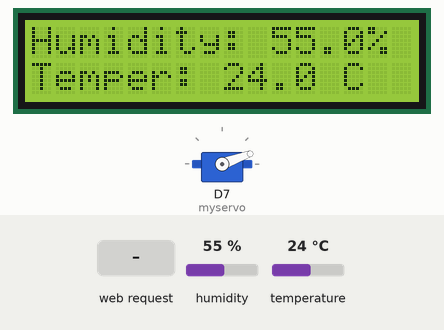
Recording of a sketch running on a simulated ESP8266 (Wemos D1 mini). Shown: 16×2 character LCD, servo. The test bench sets the inputs (shaded band); at power-on: temperature 24 °C, humidity 55 %. WiFi joins after 1.5 s; servers stay silent unless stated; what the sketch prints to the serial monitor is not drawn.

Above: at 19.8 s.
19.9 s: HTTP request GET /openwindow received
At 32.3 s:
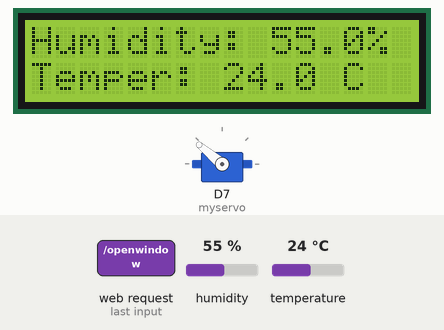
35.8 s: temperature set to 0 °C
At 47.1 s:
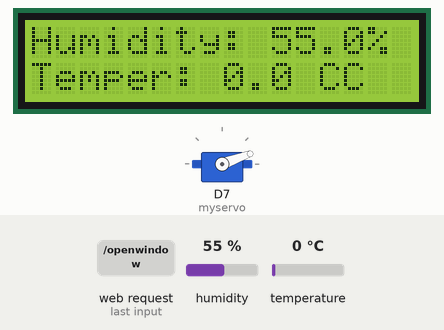
47.8 s: humidity set to 22 %
At 59.5 s:
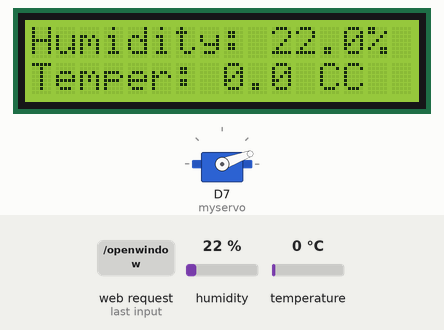
59.9 s: temperature set to 28 °C
At 70.8 s:
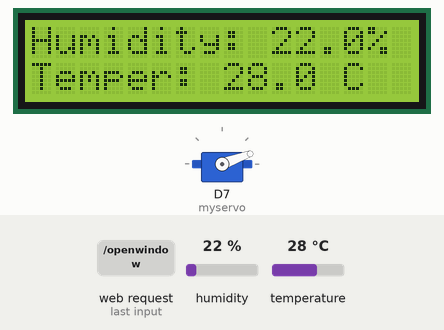
72.0 s: temperature set to 31 °C
At 83.3 s:
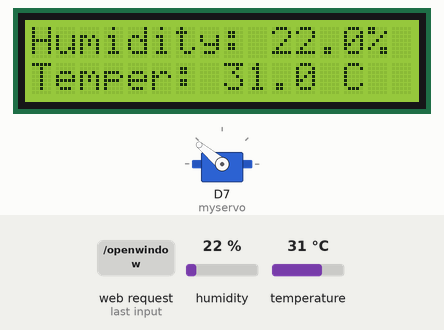
Timing chart, 0 to 84.8 s (numbered marks = the images above; inputs shaded):
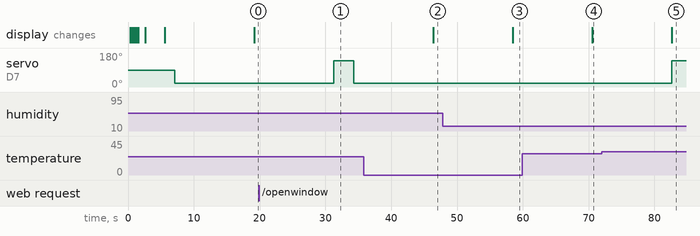

Measured:
- the behaviour switches between 29 and 30 °C on temperature (found by bisection; images 4 and 5)
- after the input at 19.9 s, servo on D7 (myservo): 20° → 140° after 11.4 s, → 20° 3.0 s later
- after the input at 35.8 s, the display: changes after 10.6 s (image 2)
- after the input at 47.8 s, the display: changes after 10.7 s (image 3)
- after the input at 59.9 s, the display: changes after 10.7 s (image 4)
- after the input at 72.0 s, servo on D7 (myservo): 20° → 140° after 10.7 s; the display: changes after 10.7 s (image 5)

The sketch:

D1miniweb.ino
```cpp
// 開發版選Wemos D1 R1
//溫溼度感測器相關
// 你可能需要安裝下列的函式庫 Arduino libraries:
// - DHT Sensor Library: https://github.com/adafruit/DHT-sensor-library
// - Adafruit Unified Sensor Lib: https://github.com/adafruit/Adafruit_Sensor
#include "DHT.h"

#define DHTPIN D6 // D1 mini的接口請接D6

//切換你的溫溼度感應模組
#define DHTTYPE DHT11 // DHT 11
//#define DHTTYPE DHT22

DHT dht(DHTPIN, DHTTYPE);
float h,t,f,hif,hic ;//設在這邊當全域變數

//溫溼度感測器結束
//伺服馬達相關
  #include <Servo.h>
  Servo myservo;  // create servo object to control a servo
  int windowstate;//窗戶開關狀態 0是關 1是開
//伺服馬達結束
//LED字幕相關
#include <Wire.h> // Arduino IDE 內建
// LCD I2C Library，從這裡可以下載：
// https://bitbucket.org/fmalpartida/new-liquidcrystal/downloads
#include <LiquidCrystal_I2C.h>

// Set the pins on the I2C chip used for LCD connections:
// addr, en,rw,rs,d4,d5,d6,d7,bl,blpol
LiquidCrystal_I2C lcd(0x27, 2, 1, 0, 4, 5, 6, 7, 3, POSITIVE); // 設定 LCD I2C 位址
//LED字幕結束

#include <ESP8266WiFi.h>
#include <ESP8266WebServer.h>

const char* ssid = "ASUS_iot_2G";
const char* password = "1121314151";

ESP8266WebServer server(80);


void homepage() {
  server.send(200, "text/html",  SendHTML(windowstate));
  Serial.println("同學開啟了網頁");
}

void setup(void) {
  //初始化串口
 Serial.begin(9600);
 Serial.println(F("DHTxx test!"));
 dht.begin();

 lcd.begin(16, 2); // 初始化 LCD，一行 16 的字元，共 2 行，預設開啟背光

// 閃爍三次
 for(int i = 0; i < 3; i++) {
  lcd.backlight(); // 開啟背光
  delay(250);
  lcd.noBacklight(); // 關閉背光
  delay(250);
 }
 lcd.backlight();

// 輸出初始化文字
 lcd.setCursor(0, 0); // 設定游標位置在第一行行首
 lcd.print("Hello, world!");
 delay(1000);
 lcd.setCursor(0, 1); // 設定游標位置在第二行行首
 lcd.print("davidou.org");
 delay(3000);

 lcd.clear();
 lcd.setCursor(0, 0);
 lcd.print("System boot");
 lcd.setCursor(0, 1);
 lcd.print("Wait a sec..");

  myservo.attach(D7);  //把接腳接在D7上面
  myservo.write(90); // 一開始先置中90度
  //初始化網絡
  WiFi.mode(WIFI_STA);
  WiFi.begin(ssid, password);
  WiFi.config(IPAddress(192,168,60,199),    // IP位址
             IPAddress(192,168,60,254),     // 閘道（gateway）位址
             IPAddress(255,255,255,0));  // 網路遮罩（netmask）

  while (WiFi.status() != WL_CONNECTED) {
    delay(500);
    Serial.print(".");
  }
  Serial.println("");
  Serial.print("IP Address: ");
  Serial.println(WiFi.localIP());

  //初始化WebServer
  server.on("/", homepage);
  server.on("/openwindow", handle_openwindow);//打開窗戶
  server.on("/closewindow", handle_closewindow);//關閉窗戶

  server.begin();
  Serial.println("HTTP server started");
    handle_closewindow() ;//初始關閉窗戶
}

void loop() {
  // 等待幾秒讓感測器感測一下溫溼度
delay(2000);

// Reading temperature or humidity takes about 250 milliseconds!
// 感測器的感測秒數需要等待超過2秒才會有新的數值 (DHT系列是很慢的感測元件)
 h = dht.readHumidity();
// Read temperature as Celsius (the default)
 t = dht.readTemperature();
// Read temperature as Fahrenheit (isFahrenheit = true)
 f = dht.readTemperature(true);

// Check if any reads failed and exit early (to try again).
if (isnan(h) || isnan(t) || isnan(f)) {
Serial.println(F("Failed to read from DHT sensor!"));
//return;
}

// Compute heat index in Fahrenheit (the default)
 hif = dht.computeHeatIndex(f, h);
// Compute heat index in Celsius (isFahreheit = false)
 hic = dht.computeHeatIndex(t, h, false);

Serial.print(F("濕度Humidity: "));
Serial.print(h);
Serial.print(F("% 溫度Temperature: "));
Serial.print(t);
Serial.print(F("°C "));
Serial.print(f);
Serial.print(F("°F 體感溫度Heat index: "));
Serial.print(hic);
Serial.print(F("°C "));
Serial.print(hif);
Serial.println(F("°F"));

lcd.setCursor(0, 0);
lcd.print("Humidity: " );
lcd.print( h,1);//顯示小數點後一位就好
lcd.print("%" );
lcd.setCursor(0, 1);
lcd.print("Temper: " );
lcd.print( t,1);
lcd.print(" C" );

  //監聽客戶請求並處理
  server.handleClient();

  if(t>29){
    Serial.print(F("高溫開窗"));
   myservo.write(140);
   windowstate=1;
   server.send(200, "text/html",  SendHTML(windowstate));
   delay(1000);
    }
  if(t<29){
    Serial.print(F("低溫關窗"));
    myservo.write(20);
    windowstate=0;
    server.send(200, "text/html",  SendHTML(windowstate));
    delay(10000);//手動開窗停留10秒再回復抓溫度
    }
}

void handle_openwindow() {//打開窗戶
   myservo.write(140);
   windowstate=1;
       Serial.print(F("手動開窗"));
   server.send(200, "text/html",  SendHTML(windowstate));
   delay(3000);
}
void handle_closewindow() {//關閉窗戶
 myservo.write(20);
 windowstate=0;
 Serial.print(F("手動關窗"));
 server.send(200, "text/html",  SendHTML(windowstate));
 delay(10000);//手動關窗停留10秒再回復抓溫度
}

String SendHTML(uint8_t windowstate){
  String ptr = "<!DOCTYPE html> <html>\n";
  ptr +="<head><meta name=\"viewport\" content=\"width=device-width, initial-scale=1.0, user-scalable=no\"><meta charset=\"UTF-8\">\n";
  ptr +="<title>雲端控制器</title>\n";
  ptr +="<style>html { font-family: Helvetica; display: inline-block; margin: 0px auto; text-align: center;}\n";
  ptr +="body{margin-top: 50px;} h1 {color: #444444;margin: 50px auto 30px;} h3 {color: #444444;margin-bottom: 50px;}\n";
  ptr +=".button {display: block;width: 80px;background-color: #1abc9c;border: none;color: white;padding: 13px 30px;text-decoration: none;font-size: 25px;margin: 0px auto 35px;cursor: pointer;border-radius: 4px;}\n";
  ptr +=".button-on {background-color: #1abc9c;}\n";
  ptr +=".button-on:active {background-color: #16a085;}\n";
  ptr +=".button-off {background-color: #34495e;}\n";
  ptr +=".button-off:active {background-color: #2c3e50;}\n";
  ptr +="p {font-size: 14px;color: #888;margin-bottom: 10px;}\n";
  ptr +="</style>\n";
  ptr +="</head>\n";
  ptr +="<body>\n";
  ptr +="<h1> ESP8266 網頁伺服器</h1>\n";
  ptr +="<h3>勞動部勞動力發展署中彰投分署</h3>\n";
    ptr +="<hr><h3>現在溫度 : "+ String(t) +"°C  濕度 : "+ String(h) +"% <br> 體感溫度Heat index : "+ String(hif) +"°F  "+ String(hic) +"°C</h3>\n";
   if(windowstate==1)
  {ptr +="<p>窗戶狀態: 開啟</p><a class=\"button button-off\" href=\"/closewindow\">關窗戶</a>\n";}
  else
  {ptr +="<p>窗戶狀態: 關閉</p><a class=\"button button-on\" href=\"/openwindow\">開窗戶</a>\n";}

   ptr +="<hr><h3>power by kunlex ,davidou 2019 </h3>\n";

  ptr +="</body>\n";
  ptr +="</html>\n";
  return ptr;
}
```
